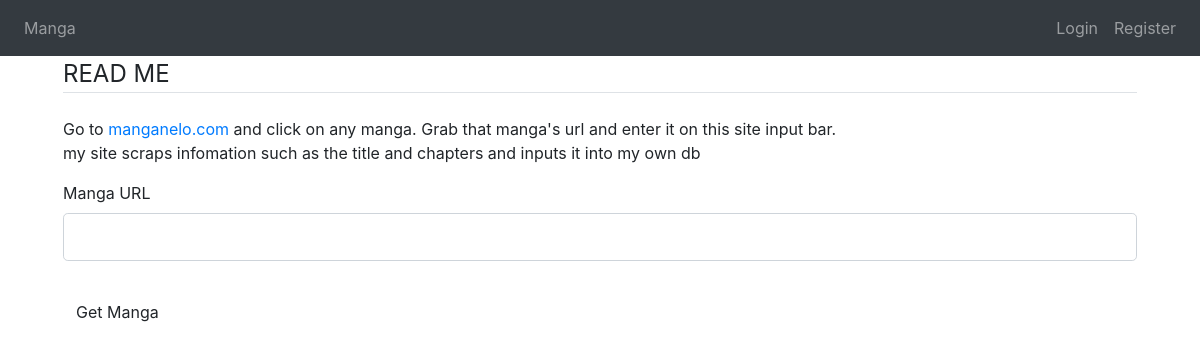
/post/manga, run on an earlier commit of the app's database.
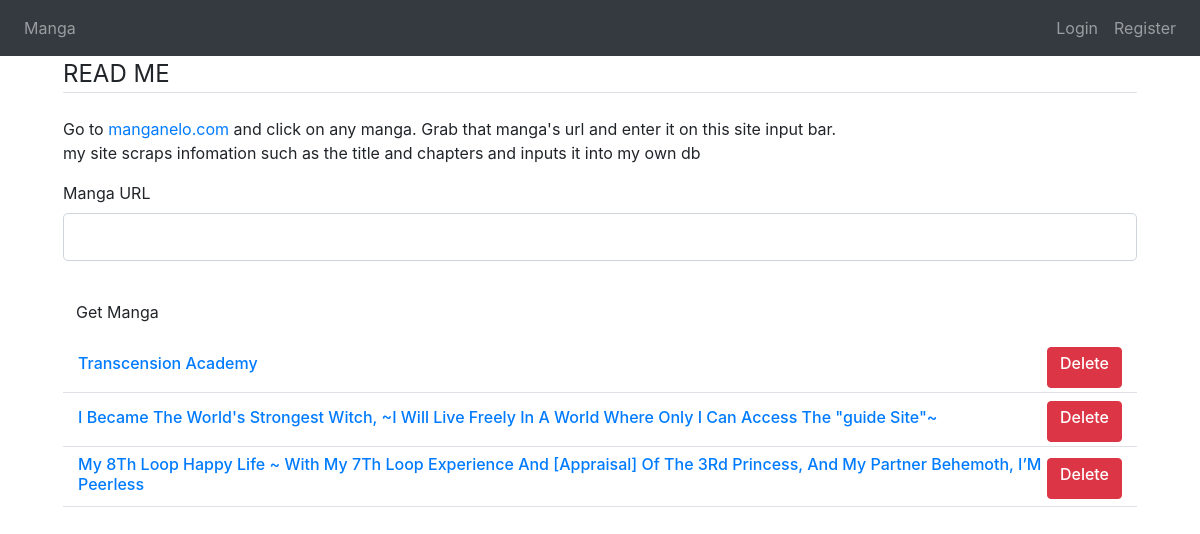
And on a later commit of the database.
### routing/database/manga_schema.py (models this page shows, shortened)
class Manga(db.Model):
    id = db.Column(db.Integer, primary_key=True)
    title = db.Column(db.String(50), unique=True, nullable=False)
    chapters = db.relationship('MangaChapters', backref=db.backref("manga",cascade_backrefs=False), cascade_backrefs=False, cascade="all, delete-orphan",passive_deletes=True )

### routing/routes.py (the view)
@app.route('/')
@app.route('/post/manga', methods = ['POST', 'GET'])
def manga_list():
    form = PostNewMangaEntry()
    query = MangaQueries()
    info = query.getAllMangaTitles()
    if form.validate_on_submit():
        scraper = Scaper(form.url.data)
        scraper.getAllChapterNum()
        title = scraper.getMangaTitle()
        flash('Manga has been found', 'success')
        return redirect(url_for('manga', manga_title = title))
    return render_template('manga_list.html', title = 'New Manga Entry', form = form, info = info)

### routing/database/forms.py
class PostNewMangaEntry(FlaskForm):
    url = StringField('Manga URL', validators={DataRequired()})
    submit = SubmitField('Get Manga')

### routing/database/queries.py (called while the page is built)
    def getAllMangaTitles(self):
        titles = []
        for x in db.session.query(Manga):
            titles.append(x.title)
            print(x.title)
        return titles

### routing/templates/manga_list.html (shortened to what this page needs)
{% extends "layout.html" %}
{% block content %}
<div class = 'container-fluid '>
<div class = 'mx-5'>
    <form method="POST" action="/post/manga">
        <fieldset class = "form-group">
            <legend class = "border-bottom mb-4"> READ ME </legend>
            <p> Go to <a href = "https://m.manganelo.com/wwww" target = "_blank">manganelo.com</a> and click on any manga. Grab that manga's url and enter it on this site input bar. <br>
                my site scraps infomation such as the title and chapters and inputs it into my own db
            </p>
            <div class = form-group>
                {{ form.url.label(class = 'form-control-label ')}}
                {% if form.url.errors %}
                    {{form.url(class = "form-control form-control-lg is-invalid")}}
                    <div class = 'invalid-feedback'>
                        {% for error in form.url.errors %}
                            <span>
                                {{ error }}
                            </span>
                        {% endfor %}
                    </div>
                {% else %}
                    {{ form.url(class = 'form-control form-control-lg')}}
                {% endif %}
            </div>
        </fieldset>
        <div class = 'form-group'>
            {{ form.submit(class = 'btn btn-outlint-info', onclick = "toggle_display()")}}
        </div>
    </form>
    <div>
    {% for x in info %}
        <div class="container-fluid d-flex justify-content-between mx-0 border-bottom align-items-center mb-2 pb-1">
            <a href = "{{ url_for('manga',  manga_title = x) }}"> <h6>  {{ x }}  </h6></a>
            <a class="btn btn-danger h-50" href = "{{ url_for('delete_post',  manga_title = x) }}"> <h6>  Delete </h6></a>
        </div>
    {% endfor %}
    </div>
</div>
{% endblock %}

What changed in the data, as far as the page shows it:
added Manga: title "Transcension Academy"
added Manga: title "I Became The World's Strongest Witch, ~I Will Live Freely In A World Where Only I Can Access The \"guide Site\"~"
added Manga: title "My 8Th Loop Happy Life ~ With My 7Th Loop Experience And [Appraisal] Of The 3Rd Princess, And My Partner Behemoth, I’M Peerless"
